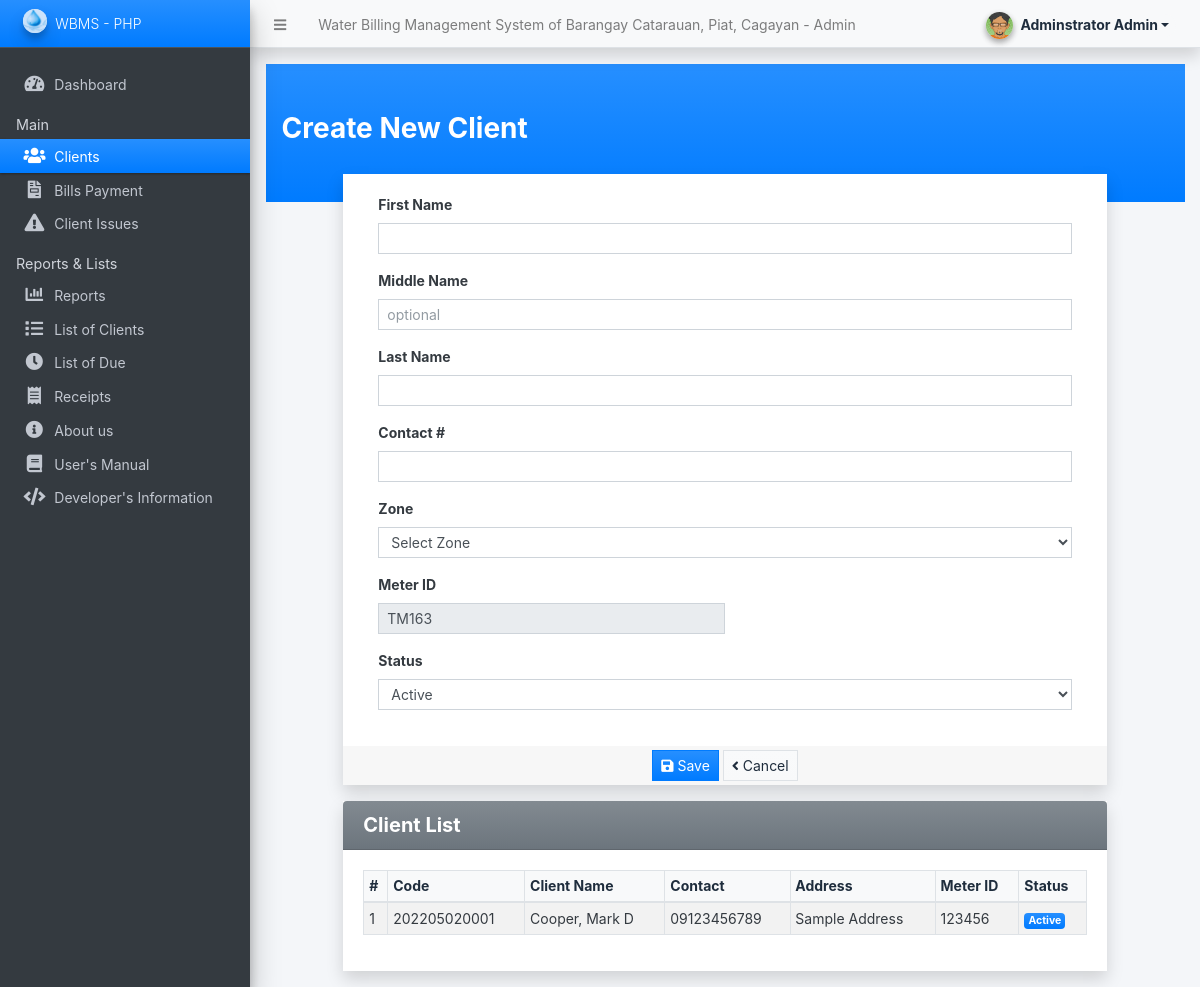
The page /admin/?page=clients/manage_client (signed in) on the database as committed earlier.
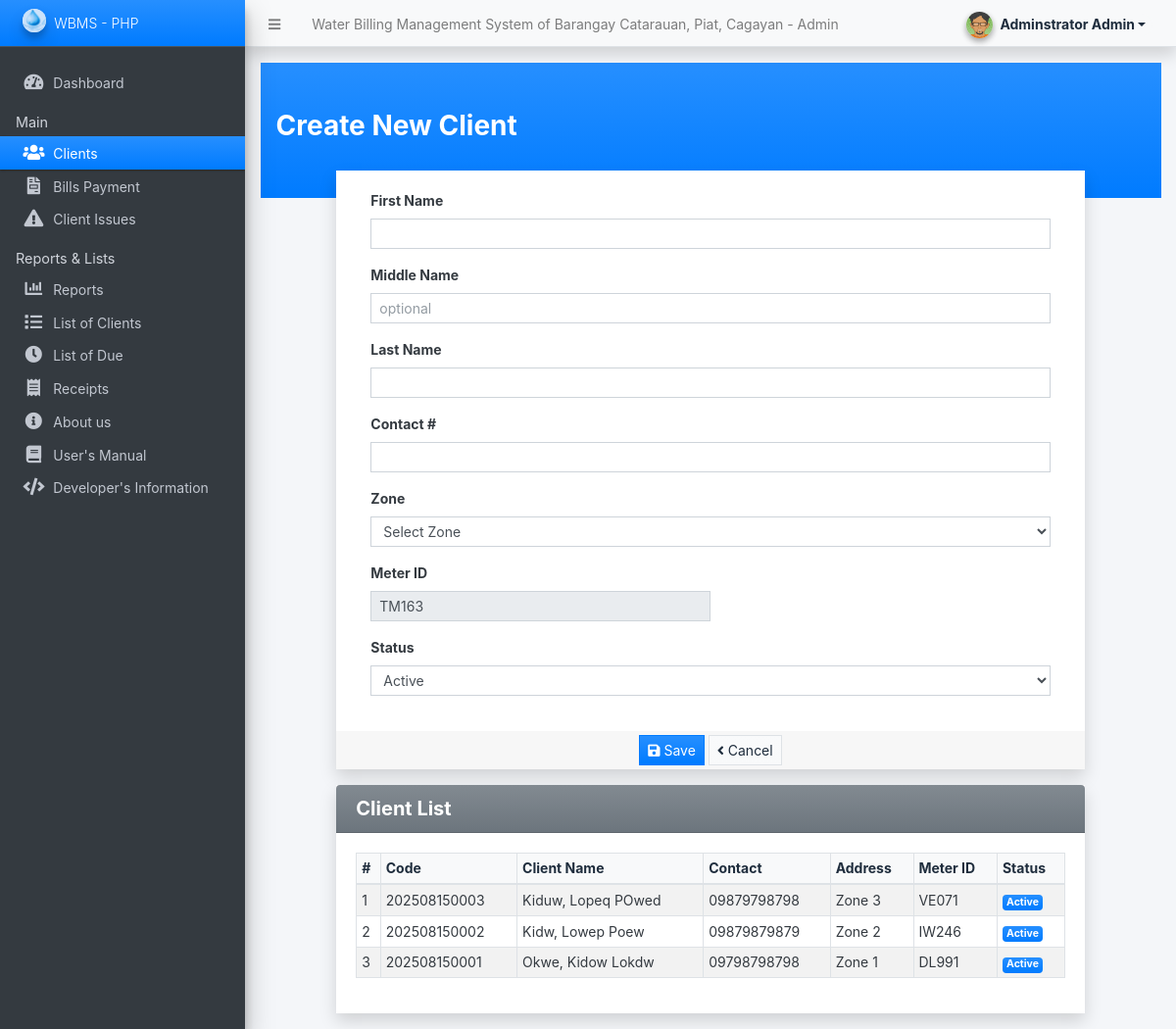
The same page on the database as committed later.
### tables this page shows
CREATE TABLE `client_list` (
  `id` int(30) NOT NULL,
  `code` varchar(100) NOT NULL,
  `category_id` int(30) NOT NULL,
  `firstname` text NOT NULL,
  `middlename` text DEFAULT NULL,
  `lastname` text NOT NULL,
  `contact` text NOT NULL,
  `address` text NOT NULL,
  `meter_code` varchar(100) NOT NULL,
  `first_reading` float(12,2) NOT NULL,
  `status` tinyint(1) NOT NULL DEFAULT 1,
  `delete_flag` tinyint(1) NOT NULL DEFAULT 0,
  `date_created` datetime NOT NULL DEFAULT current_timestamp(),
  `date_updated` datetime NOT NULL DEFAULT current_timestamp() ON UPDATE current_timestamp()
);

### admin/clients/manage_client.php (the view, shortened to what the changed rows need)
<div class="row justify-content-center" style="margin-top:-2em;">
	<div class="col-lg-10 col-md-11 col-sm-11 col-xs-11">
        <div class="card mt-3 rounded-0 shadow">
            <div class="card-body">
                <div class="table-responsive">
                    <table class="table table-bordered table-striped table-sm" id="client-table">
                        <thead class="bg-light">
                            <tr>
                                <th>#</th>
                                <th>Code</th>
                                <th>Client Name</th>
                                <th>Contact</th>
                                <th>Address</th>
                                <th>Meter ID</th>
                                <th>Status</th>
                            </tr>
                        </thead>
                        <tbody>
                            <?php
                            $clients = $conn->query("SELECT *, CONCAT(lastname, ', ', firstname, ' ', COALESCE(middlename,'')) AS fullname FROM client_list WHERE delete_flag = 0 ORDER BY date_created DESC");
                            $i=1;
                            while($row = $clients->fetch_assoc()):
                            ?>
                            <tr>
                                <td><?= $i++ ?></td>
                                <td><?= $row['code'] ?></td>
                                <td><?= $row['fullname'] ?></td>
                                <td><?= $row['contact'] ?></td>
                                <td><?= $row['address'] ?></td>
                                <td><?= $row['meter_code'] ?></td>
                                <td>
                                    <?php if($row['status'] == 1): ?>
                                        <span class="badge badge-primary bg-gradient-primary">Active</span>
                                    <?php else: ?>
                                        <span class="badge badge-danger bg-gradient-danger">Inactive</span>
                                    <?php endif; ?>
                                </td>
                            </tr>
                            <?php endwhile; ?>
                        </tbody>
                    </table>
                </div>
            </div>
        </div>
	</div>
</div>
<link rel="stylesheet" href="https://cdn.datatables.net/1.13.6/css/dataTables.bootstrap4.min.css">

Rows that differ between the two databases and show on the page:
removed client_list: code "202205020001", fullname "Cooper, Mark D", contact "09123456789", address "Sample Address", meter_code "123456", status "Active"
added client_list: code "202508150003", fullname "Kiduw, Lopeq POwed", contact "09879798798", address "Zone 3", meter_code "VE071", status "Active"
added client_list: code "202508150002", fullname "Kidw, Lowep Poew", contact "09879879879", address "Zone 2", meter_code "IW246", status "Active"
added client_list: code "202508150001", fullname "Okwe, Kidow Lokdw", contact "09798798798", address "Zone 1", meter_code "DL991", status "Active"
